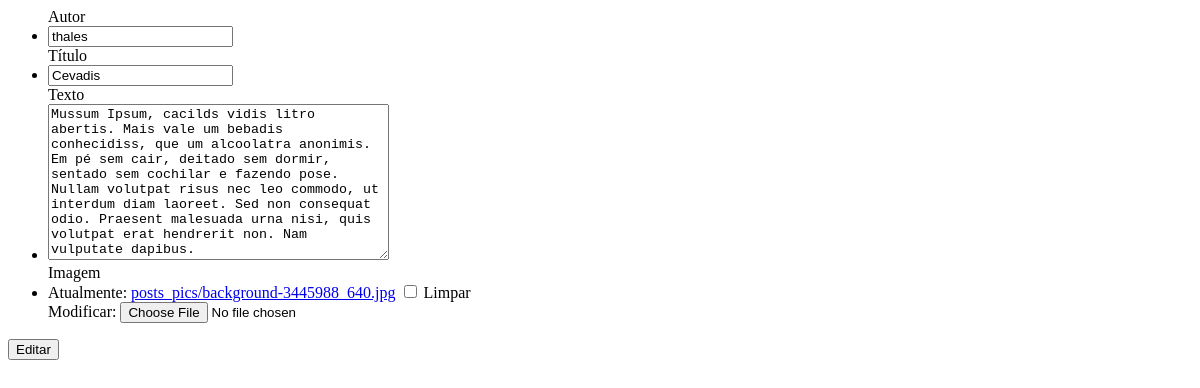
/posts/edit/12 (signed in), run on an earlier commit of the app's database.
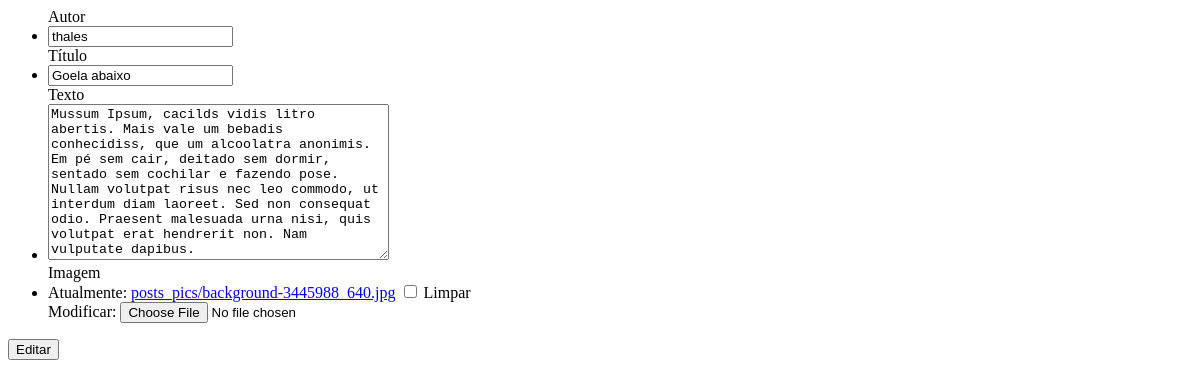
And on a later commit of the database.
### posts/models.py (models this page shows, shortened)
class Post(models.Model):
    autor=models.CharField(max_length=30)
    title=models.CharField(max_length=30)
    texto=models.TextField()
    slug=models.CharField(max_length=10,null=True,blank=True)
    pic=models.ImageField(upload_to='posts_pics',null=True,blank=True)
    created_date = models.DateTimeField(default=timezone.now)
    published_date = models.DateTimeField(blank=True, null=True)

### posts/views.py (the view)
# urls.py: path('edit/<int:id>',post_edit,name='post_edit'),
@login_required
def post_edit(request, id):
  post = get_object_or_404(Post, pk=id)
  if request.method == "POST":
    form = PostForm(request.POST,
      instance=post)
    if form.is_valid():
      post = form.save(commit=False)
      post.published_date=timezone.now()
      post.save()
      return redirect('post_list')
  else:
    form = PostForm(instance=post)
  return render(request,
    'posts_templates/posts_edit.html',
    {'form': form})

### posts/forms.py
class PostForm(forms.ModelForm):
    class Meta:
        model = Post
        fields=('autor','title','texto','pic')

### templates/posts_templates/posts_edit.html (shortened to what this page needs)
<form method="POST" enctype="multipart/form-data">
	<ul>
		Autor<li>{{ form.autor }}</li>
		Título<li>{{ form.title }}</li>
		Texto<li>{{ form.texto }}</li>
		Imagem<li>{{ form.pic }}</li>
	</ul>
	<button type="submit">Editar</button>
</form>

What changed in the data, as far as the page shows it:
changed Post "thales": title "Cevadis" → "Goela abaixo"
